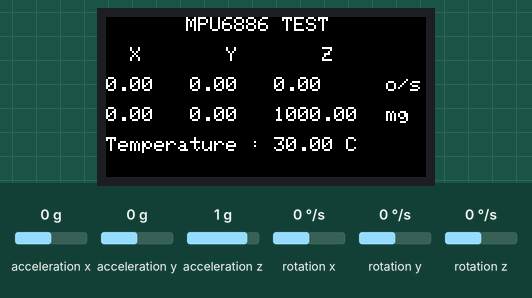
Simulated run of this sketch. Board: ESP32. Shown: 160×80 colour display. Inputs (shaded band) come from the test bench; at power-on: acceleration x 0 g, acceleration y 0 g, acceleration z 1 g, rotation x 0 °/s, rotation y 0 °/s, rotation z 0 °/s. What the sketch prints to the serial monitor is not drawn.

Above: at 1.3 s.
1.4 s: acceleration x set to -1.4 g
At 2.7 s:
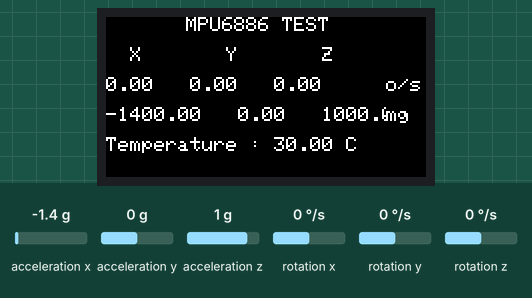
3.0 s: acceleration y set to -0.8 g
At 3.7 s:
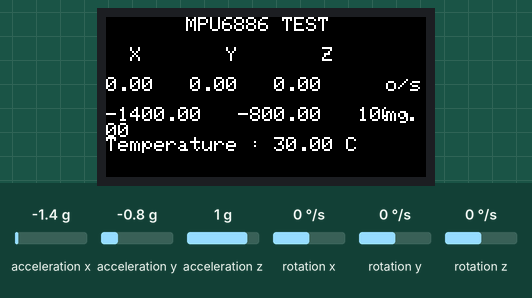
4.5 s: acceleration z set to 0.8 g
At 5.6 s:
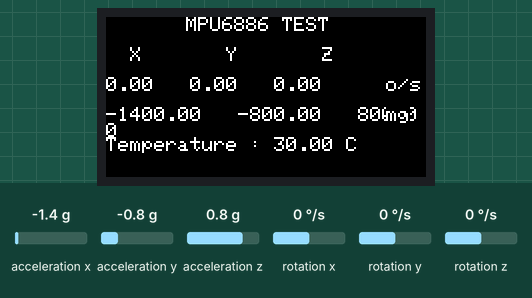
6.0 s: rotation x set to -192 °/s
At 6.7 s:
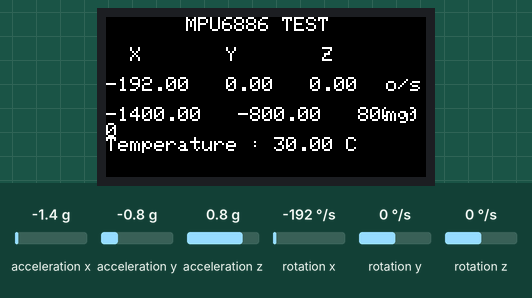
7.5 s: rotation y set to -100 °/s
At 8.7 s:
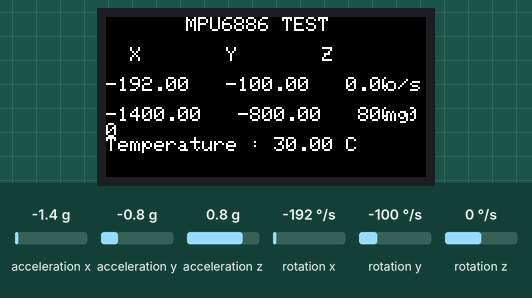
9.0 s: rotation z set to 100 °/s
At 9.8 s:
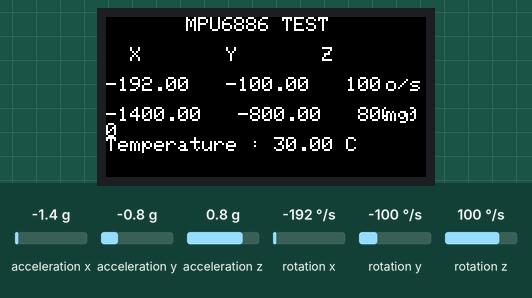
Timing chart, 0 to 11.5 s (numbered marks = the images above; inputs shaded):
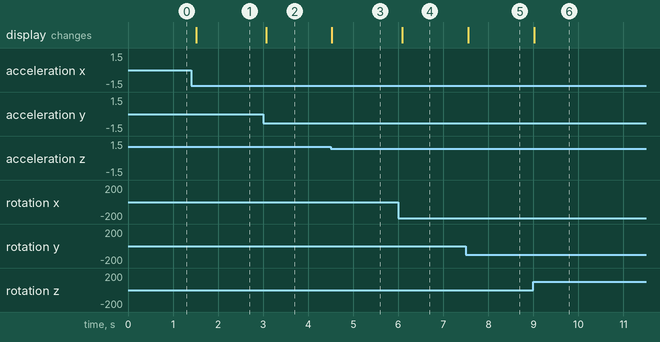

The sketch:

get_gyro.ino
```cpp
#include <M5StickC.h>

float accX = 0;
float accY = 0;
float accZ = 0;

float gyroX = 0;
float gyroY = 0;
float gyroZ = 0;

float temp = 0;
void setup() {
  // put your setup code here, to run once:
  M5.begin();
  M5.Lcd.setRotation(3);
  M5.Lcd.fillScreen(BLACK);
  M5.Lcd.setTextSize(1);
  M5.Lcd.setCursor(40, 0);
  M5.Lcd.println("MPU6886 TEST");
  M5.Lcd.setCursor(0, 15);
  M5.Lcd.println("  X       Y       Z");
  M5.MPU6886.Init();
  Serial.begin(9600);
}

void loop() {
  // put your main code here, to run repeatedly:
  M5.MPU6886.getGyroData(&gyroX,&gyroY,&gyroZ);
  M5.MPU6886.getAccelData(&accX,&accY,&accZ);
  M5.MPU6886.getTempData(&temp);

  M5.Lcd.setCursor(0, 30);
  M5.Lcd.printf("%.2f   %.2f   %.2f      ", gyroX, gyroY,gyroZ);
  M5.Lcd.setCursor(140, 30);
  M5.Lcd.print("o/s");
  M5.Lcd.setCursor(0, 45);
  M5.Lcd.printf("%.2f   %.2f   %.2f      ",accX * 1000,accY * 1000, accZ * 1000);
  M5.Lcd.setCursor(140, 45);
  M5.Lcd.print("mg");
  M5.Lcd.setCursor(0, 60);
  M5.Lcd.printf("Temperature : %.2f C", temp);
  Serial.println(accX);
  Serial.println(accY);
  Serial.println(accZ);
  Serial.println(gyroX);
  Serial.println(gyroY);
  Serial.println(gyroZ);
  delay(100);
}
```

Measured:
- after the input at 1.4 s, the display: changes after 0.11 s (image 1)
- after the input at 3.0 s, the display: changes after 0.07 s (image 2)
- after the input at 4.5 s, the display: changes at once (image 3)
- after the input at 6.0 s, the display: changes after 0.09 s (image 4)
- after the input at 7.5 s, the display: changes after 0.05 s (image 5)
- after the input at 9.0 s, the display: changes at once (image 6)
